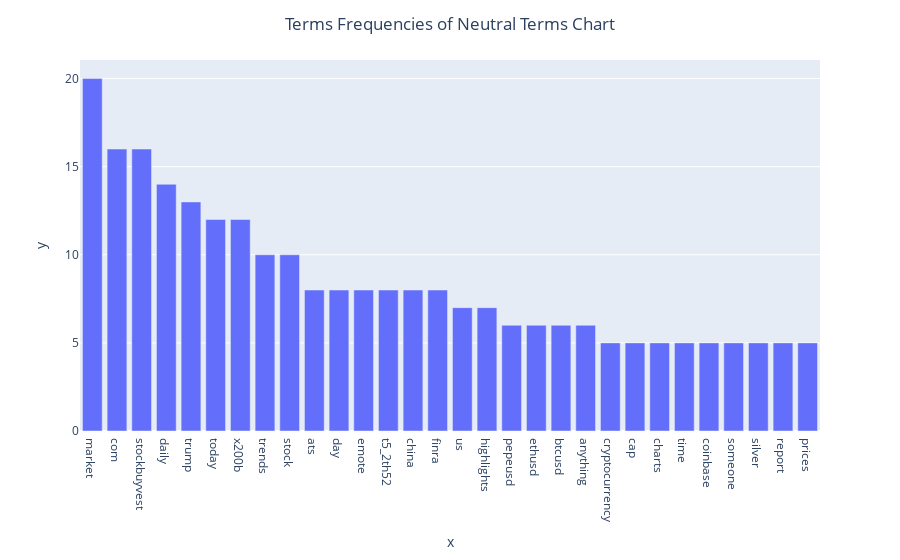

The notebook cell saved with this chart:
### Code cell
neutral_term_data = pd.concat([pd.DataFrame(neutral_feature_extract.get_feature_names_out().tolist(), columns=["Features"]), pd.DataFrame(neutral_term_frequencies.tolist(), columns=["Frequency"])], axis=1)
neutral_term_data = neutral_term_data.sort_values(by="Frequency", ascending=False)

fig = px.bar(x=neutral_term_data.Features[:30], y=neutral_term_data.Frequency[:30])
fig.update_layout(
    title={
        'text': 'Terms Frequencies of Neutral Terms Chart',
        'x': 0.5,
        'xanchor': 'center'
    }
)
fig.show()

### Figure 1 — Plotly figure (JSON) as saved in the notebook; plotly's stock layout.template omitted (floating-point values rounded to 4 significant figures)
{"data": [{"hovertemplate": "x=%{x}<br>y=%{y}<extra></extra>", "legendgroup": "", "marker": {"color": "#636efa", "pattern": {"shape": ""}}, "name": "", "orientation": "v", "showlegend": false, "textposition": "auto", "type": "bar", "x": ["market", "com", "stockbuyvest", "daily", "trump", "today", "x200b", "trends", "stock", "ats", "day", "emote", "t5_2th52", "china", "finra", "us", "highlights", "pepeusd", "ethusd", "btcusd", "anything", "cryptocurrency", "cap", "charts", "time", "coinbase", "someone", "silver", "report", "prices"], "xaxis": "x", "y": [20, 16, 16, 14, 13, 12, 12, 10, 10, 8, 8, 8, 8, 8, 8, 7, 7, 6, 6, 6, 6, 5, 5, 5, 5, 5, 5, 5, 5, 5], "yaxis": "y"}], "layout": {"barmode": "relative", "legend": {"tracegroupgap": 0}, "margin": {"t": 60}, "title": {"text": "Terms Frequencies of Neutral Terms Chart", "x": 0.5, "xanchor": "center"}, "xaxis": {"anchor": "y", "domain": [0, 1], "title": {"text": "x"}}, "yaxis": {"anchor": "x", "domain": [0, 1], "title": {"text": "y"}}}}
